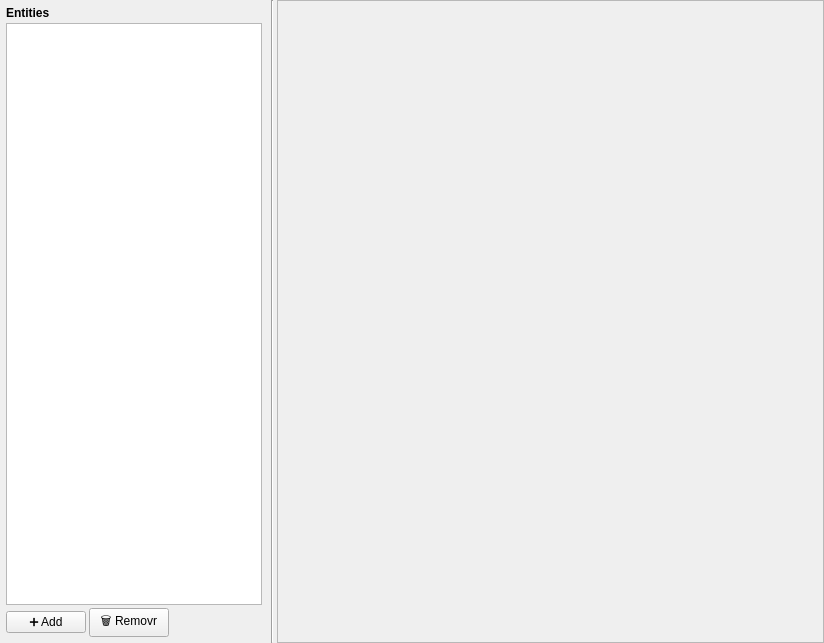
<?xml version="1.0" encoding="UTF-8"?>
<ui version="4.0">
 <class>MasterDetailWidget</class>
 <widget class="QWidget" name="MasterDetailWidget">
  <property name="geometry">
   <rect>
    <x>0</x>
    <y>0</y>
    <width>824</width>
    <height>643</height>
   </rect>
  </property>
  <property name="windowTitle">
   <string>Form</string>
  </property>
  <layout class="QHBoxLayout" name="horizontalLayout" stretch="0,0,1">
   <property name="spacing">
    <number>3</number>
   </property>
   <property name="leftMargin">
    <number>0</number>
   </property>
   <property name="topMargin">
    <number>0</number>
   </property>
   <property name="rightMargin">
    <number>0</number>
   </property>
   <property name="bottomMargin">
    <number>0</number>
   </property>
   <item>
    <widget class="QFrame" name="usersFrame">
     <layout class="QVBoxLayout" name="verticalLayout_2">
      <property name="spacing">
       <number>3</number>
      </property>
      <property name="leftMargin">
       <number>6</number>
      </property>
      <property name="topMargin">
       <number>6</number>
      </property>
      <property name="rightMargin">
       <number>6</number>
      </property>
      <property name="bottomMargin">
       <number>6</number>
      </property>
      <item>
       <widget class="QLabel" name="listLabel">
        <property name="font">
         <font>
          <bold>true</bold>
         </font>
        </property>
        <property name="text">
         <string>Entities</string>
        </property>
       </widget>
      </item>
      <item>
       <widget class="QListWidget" name="listWidget"/>
      </item>
      <item>
       <layout class="QHBoxLayout" name="toolButtonLayout">
        <item>
         <widget class="QPushButton" name="addButton">
          <property name="text">
           <string>➕ Add</string>
          </property>
         </widget>
        </item>
        <item>
         <widget class="QPushButton" name="removeButton">
          <property name="text">
           <string>🗑️ Removr</string>
          </property>
         </widget>
        </item>
        <item>
         <spacer name="horizontalSpacer">
          <property name="orientation">
           <enum>Qt::Horizontal</enum>
          </property>
          <property name="sizeHint" stdset="0">
           <size>
            <width>40</width>
            <height>20</height>
           </size>
          </property>
         </spacer>
        </item>
       </layout>
      </item>
     </layout>
    </widget>
   </item>
   <item>
    <widget class="Line" name="line">
     <property name="orientation">
      <enum>Qt::Vertical</enum>
     </property>
    </widget>
   </item>
   <item>
    <widget class="QFrame" name="detailsFrame">
     <property name="frameShape">
      <enum>QFrame::StyledPanel</enum>
     </property>
     <property name="frameShadow">
      <enum>QFrame::Raised</enum>
     </property>
     <layout class="QVBoxLayout" name="verticalLayout"/>
    </widget>
   </item>
  </layout>
 </widget>
 <resources/>
 <connections/>
</ui>
